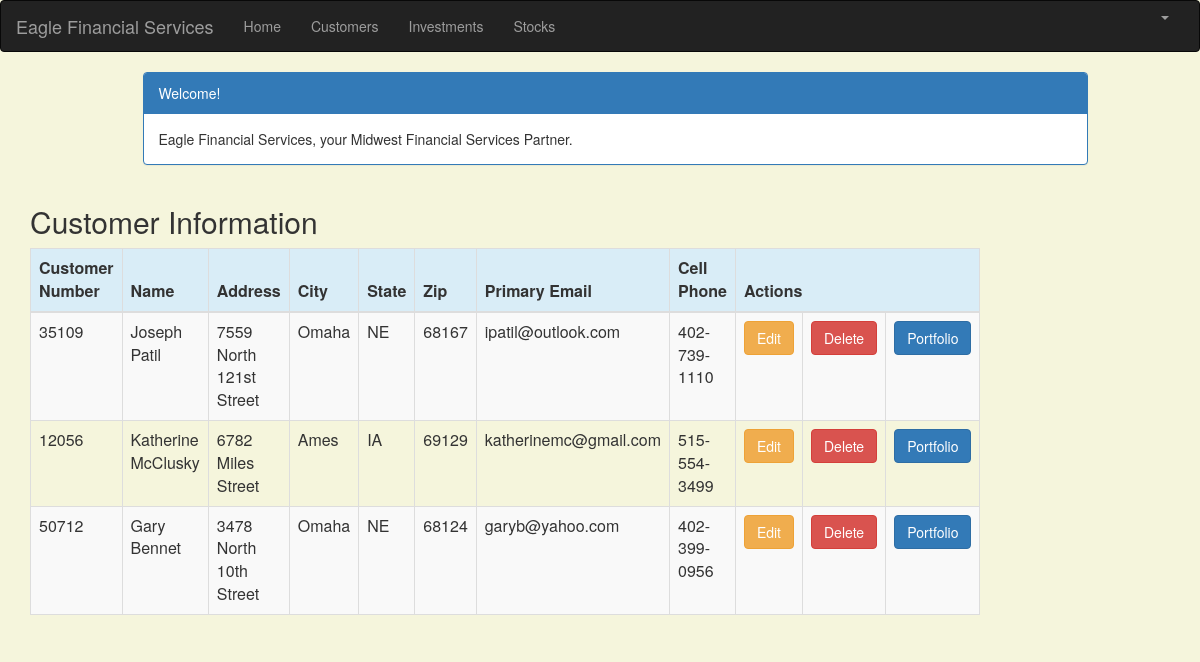
/customer_list (signed in), run on the app's committed database.
### portfolio/models.py (models this page shows, shortened)
class Customer(models.Model):
    name = models.CharField(max_length=50)
    address = models.CharField(max_length=200)
    cust_number = models.IntegerField(blank=False, null=False)
    city = models.CharField(max_length=50)
    state = models.CharField(max_length=50)
    zipcode = models.CharField(max_length=10)
    email = models.EmailField(max_length=200)
    cell_phone = models.CharField(max_length=50)
    created_date = models.DateTimeField(
        default=timezone.now)
    updated_date = models.DateTimeField(auto_now_add=True)

### portfolio/views.py (the view)
# urls.py: path('customer_list', views.customer_list, name='customer_list'),
@login_required()
def customer_list(request):
    customer = Customer.objects.filter(created_date__lte=timezone.now())
    return render(request, 'portfolio/customer_list.html',
                  {'customers': customer})

### portfolio/templates/portfolio/customer_list.html (shortened to what this page needs)
{% extends 'portfolio/base.html' %}
{% block content %}
    <html>
    <head>
        <link rel="stylesheet" href="https://maxcdn.bootstrapcdn.com/bootstrap/3.3.4/css/bootstrap.min.css">
    </head>
    <body>
    <div class="container">
        <div class="row">
            <div class="col-md-10 col-md-offset-1">
                <div class="panel panel-primary">
                    <div class="panel-heading">Welcome!</div>
                    <div class="panel-body">
                        Eagle Financial Services, your Midwest Financial Services Partner.
                    </div>
                </div>
            </div>
        </div>
    </div>
    <div class="row">
        <h2 style="padding-left: 15Px">Customer Information</h2>
    </div>
    <div>
        <table class="table table-striped table-bordered table-hover">
            <thead>
            <tr class="bg-info">
                <th>Customer Number</th>
                <th>Name</th>
                <th>Address</th>
                <th>City</th>
                <th>State</th>
                <th>Zip</th>
                <th>Primary Email</th>
                <th>Cell Phone</th>
                <th colspan="3">Actions</th>
            </tr>
            </thead>
            <tbody>
            {% for customer in customers %}
                <tr>
                    <td>{{ customer.cust_number }}</td>
                    <td>{{ customer.name }}</td>
                    <td>{{ customer.address }}</td>
                    <td>{{ customer.city }}</td>
                    <td>{{ customer.state }}</td>
                    <td>{{ customer.zipcode }}</td>
                    <td>{{ customer.email }}</td>
                    <td>{{ customer.cell_phone }}</td>
                    <td><a href="{% url 'portfolio:customer_edit' pk=customer.pk %}" class="btn btn-warning">Edit</a>
                     <td><a href="{% url 'portfolio:customer_delete' pk=customer.pk %}"
                           onclick="return confirm('Are you sure you want to delete?')"
                           class="btn btn-danger">Delete</a>
                    </td>
                    <td><a href=""
                           class="btn btn-primary">Portfolio</a>
                </tr>
            {% endfor %}
            </tbody>
        </table>
    </div>
    </body>
    </html>
{% endblock %}

### portfolio/templates/portfolio/customer_list.html (style rules this page uses)
body { background-color: beige; }

### data on the page
Customer: cust_number "35109", name "Joseph Patil", address "7559 North 121st Street", city "Omaha", state "NE", zipcode "68167", email "ipatil@outlook.com", cell_phone "402-739-1110"
Customer: cust_number "12056", name "Katherine McClusky", address "6782 Miles Street", city "Ames", state "IA", zipcode "69129", email "katherinemc@gmail.com", cell_phone "515-554-3499"
Customer: cust_number "50712", name "Gary Bennet", address "3478 North 10th Street", city "Omaha", state "NE", zipcode "68124", email "garyb@yahoo.com", cell_phone "402-399-0956"
